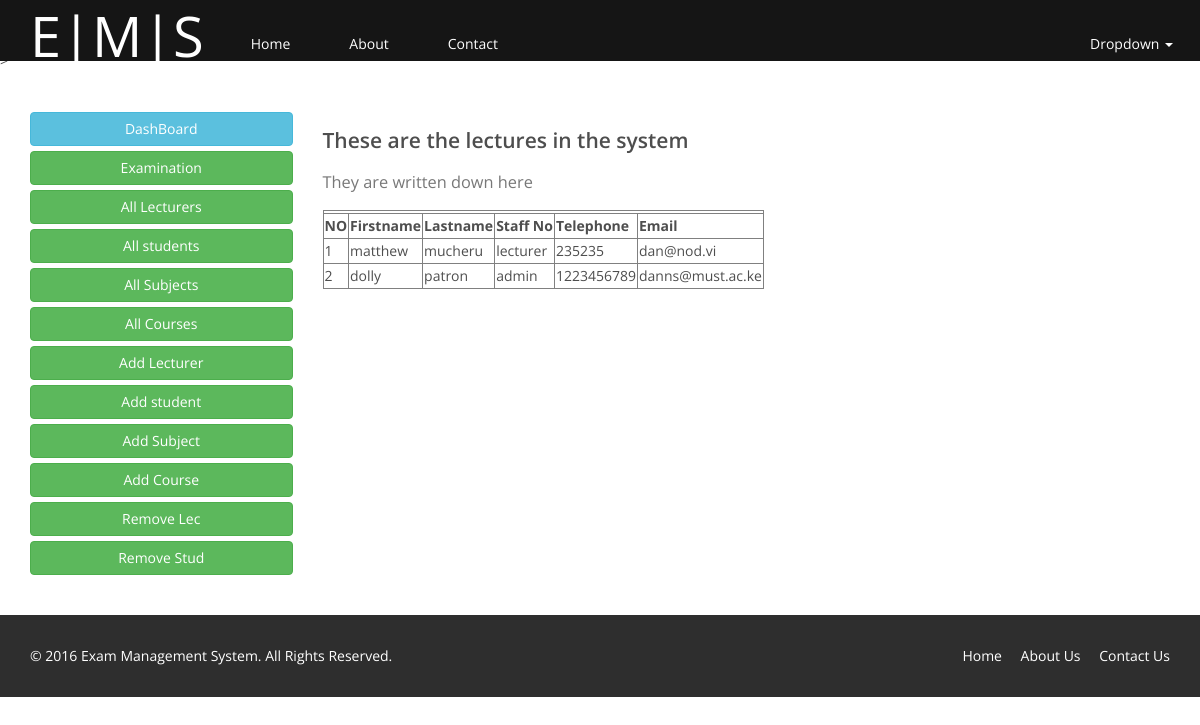
The page /admin/lecall.php on the database its author committed.
### tables this page shows
CREATE TABLE IF NOT EXISTS `staff` (
  `id` int(11) NOT NULL AUTO_INCREMENT,
  `firstname` varchar(30) NOT NULL,
  `lastname` varchar(30) NOT NULL,
  `staff_no` varchar(30) NOT NULL,
  `type` varchar(30) NOT NULL,
  `telephone` varchar(30) NOT NULL,
  `email` varchar(30) NOT NULL,
  `password` varchar(30) NOT NULL,
  PRIMARY KEY (`id`)
);

### admin/lecall.php (the view, shortened to what this page needs)
<!DOCTYPE html>
<html lang="en">
<head>
    <link href="../css/bootstrap.min.css" rel="stylesheet">
    <link href="../css/font-awesome.min.css" rel="stylesheet">
    <link href="../css/prettyPhoto.css" rel="stylesheet">>
    <link href="../css/animate.min.css" rel="stylesheet">
    <link href="../css/main.css" rel="stylesheet">
    <link rel="stylesheet" href="../css/normalize.css">
    <link href="../css/responsive.css" rel="stylesheet">
    <link href="../css/dashboard.css" rel="stylesheet">
</head>
<body>
<?php
include_once ('../codes/header.php');
?>
<section>
    <div class="container">
    <div class="row">
        <?php
        include_once ('../codes/sidebar.php');
        ?>
        <div class="col-sm-9">
            <h2>These are the lectures in the system</h2>
            <h3>They are written down here</h3>
            <table id="studentinbox" width="auto%" border="1" bgcolor="blue">
                <tr>
                    <th colspan="6">
                </tr>
                <tr><td><b>NO</b></td>
                    <td><b>Firstname</b></td>
                    <td><b>Lastname</b></td>
                    <td><b>Staff No</b></td>
                    <td><b>Telephone</b></td>
                    <td><b>Email</b></td>
                </tr>
                <?php
                include_once '../connection.php';
                $sql="SELECT * FROM staff";
                $result=mysqli_query($conn,$sql);
                while($row=mysqli_fetch_array($result))
                {
                    ?>
                    <tr>
                        <td><?php echo $row['id'] ?></td>
                        <td><?php echo $row['firstname'] ?></td>
                        <td><?php echo $row['lastname'] ?></td>
                        <td><?php echo $row['staff_no'] ?></td>
                        <td><?php echo $row['telephone']?></td>
                        <td><?php echo $row['email']?></td>
                    </tr>
                    <?php
                }
                ?>
            </table>
        </div>
    </div>
</div>
</section>
        <?php
        include_once ('../codes/footer.php');
        ?>
</body>
</html>

### css/main.css (style rules this page uses)
body { background: #fff; font-family: 'Open Sans', sans-serif; color:#4e4e4e; line-height: 22px; }
h1, h2, h3, h4, h5, h6 { font-weight: 600; font-family: 'Open Sans', sans-serif; color:#4e4e4e; }
h2 { font-size: 20px; }
h3 { font-size: 16px; color: #787878; font-weight: 400; line-height: 24px; }
body section { padding: 40px 0; }

### css/dashboard.css (style rules this page uses)
body { padding-top: 50px; }

### rows shown on the page
staff: id "1", firstname "matthew", lastname "mucheru", staff_no "lecturer", telephone "235235", email "dan@nod.vi"
staff: id "2", firstname "dolly", lastname "patron", staff_no "admin", telephone "1223456789", email "danns@must.ac.ke"
